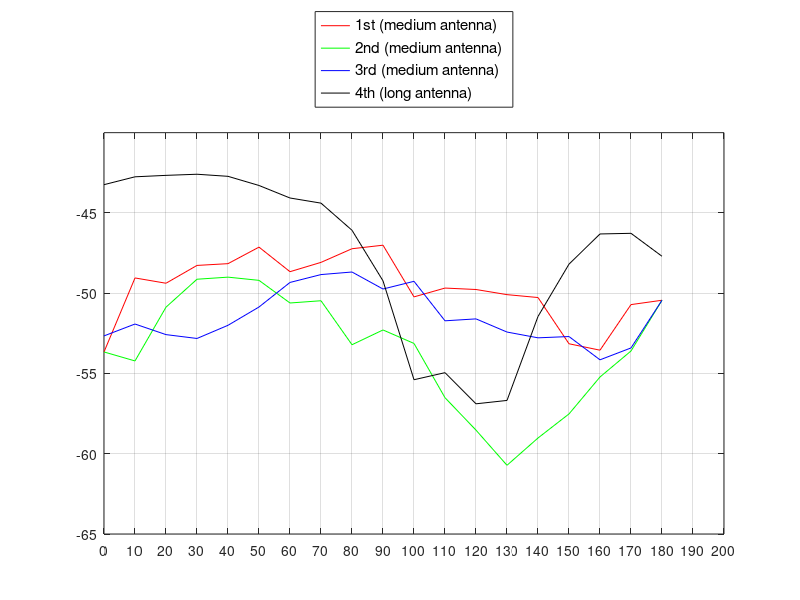

Here is the MATLAB script that generated this plot:
clear all
close all
RSSI1=[-53.66,-49.05,-49.38,-48.27,-48.16,-47.13,-48.66,-48.08,-47.23,-47.01,-50.23,-49.68,-49.77,-50.09,-50.27,-53.15,-53.55,-50.71,-50.44,-51.03,-51.35,-53.04,-54.29,-57.70,-59.09,-61.35,-56.310,-62.53,-63.99,-61.23,-57.24,-54.44,-54.94,-54.12,-53.980,-53.780,-53.66];
RSSI2=[-53.66,-54.22,-50.87,-49.13,-49.00,-49.20,-50.61,-50.47,-53.21,-52.29,-53.13,-56.51,-58.53,-60.72,-59.02,-57.52,-55.22,-53.60,-50.44,-51.03,-51.35,-53.04,-54.29,-57.70,-59.09,-61.35,-56.310,-62.53,-63.99,-61.23,-57.24,-54.44,-54.94,-54.12,-53.980,-53.780,-53.66];
RSSI3=[-52.66,-51.92,-52.58,-52.82,-52.00,-50.86,-49.33,-48.84,-48.68,-49.74,-49.26,-51.72,-51.60,-52.42,-52.78,-52.70,-54.15,-53.41,-50.44,-51.03,-51.35,-53.04,-54.29,-57.70,-59.09,-61.35,-56.310,-62.53,-63.99,-61.23,-57.24,-54.44,-54.94,-54.12,-53.980,-53.780,-53.66];
RSSI4=[-43.24,-42.75,-42.66,-42.59,-42.72,-43.29,-44.07,-44.39,-46.08,-49.23,-55.39,-54.95,-56.89,-56.68,-51.45,-48.19,-46.31,-46.27,-47.70,-51.03,-51.35,-53.04,-54.29,-57.70,-59.09,-61.35,-56.310,-62.53,-63.99,-61.23,-57.24,-54.44,-54.94,-54.12,-53.980,-53.780,-53.66];

angle=[];
for i=0:1:18
    angle(i+1)=i*10;
end

figure('Name','Angle');
plot(angle,RSSI1(1:19),'r',angle,RSSI2(1:19),'g',angle,RSSI3(1:19),'b',angle,RSSI4(1:19),'k');
set(gca,'xtick',[0:10:360])
set(gca,'ytick',[-70:5:-45])
legend({'1st (medium antenna)','2nd (medium antenna)','3rd (medium antenna)','4th (long antenna)'},'FontSize',11,'Location','northoutside');
grid on